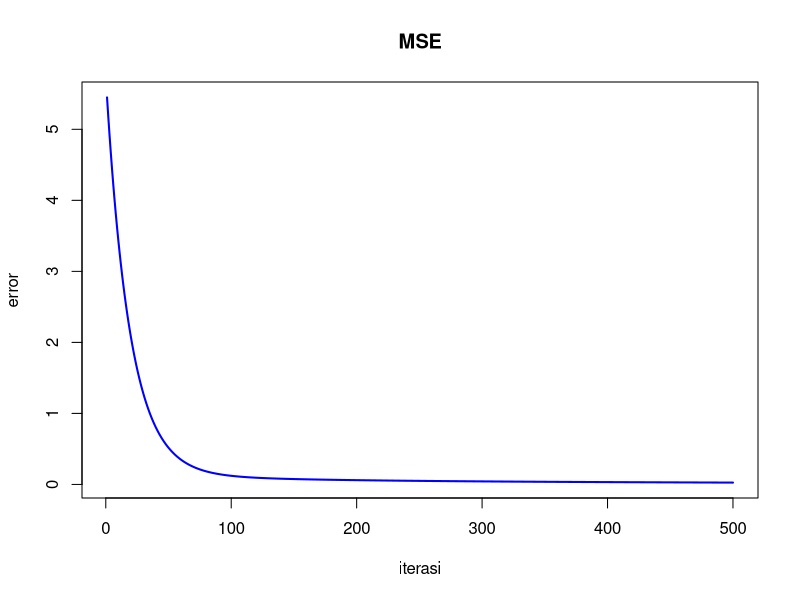
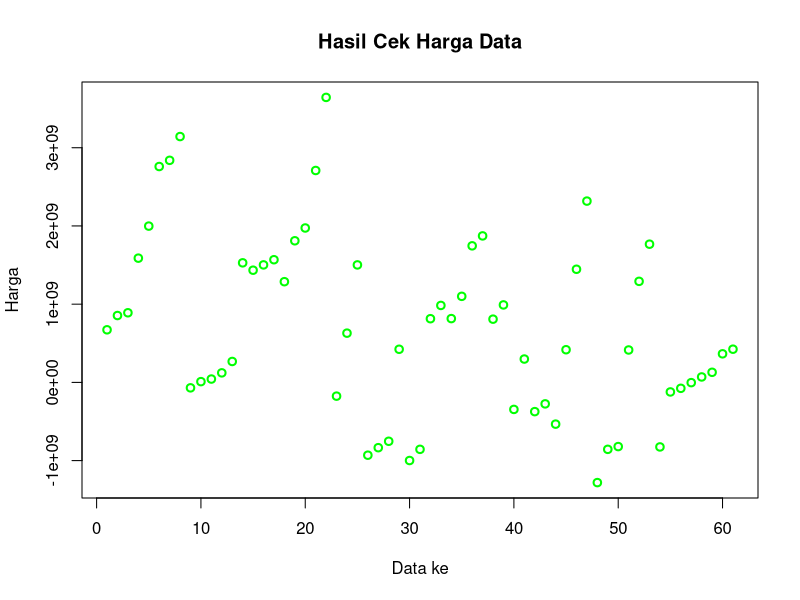

These figures' R source, in order:
####################################################################################################
#LEARNING DATA
####################################################################################################

###Baca file, normalisasi data file, deklarasi x,y,m(banyak data),alpha dan iterasi
	dataRumah = read.table(file="datasets.txt", sep="\t", header=TRUE)	
	##semua data sudah dalam numeric dan integer
	
	##Feature Scalling
	dataNormal = apply(dataRumah, MARGIN = 2, FUN = function(X) (X - min(X))/diff(range(X)))
		
	x = dataNormal [ , 1 : ncol(dataNormal)-1] 	#data input
	y = dataNormal [ , ncol(dataNormal)]			#data output (harga)
	m = length(y)
	#alpha = 0.001
	#iterasi = 500
	alpha = 0.01
	iterasi = 500
	
###Inisialisasi nilai theta awal, nantinya akan berubah seiring iterasi/learning process berlangsung
	theta = matrix(runif(1,0,1), nrow = ncol(dataNormal))	#secara random
	#theta = matrix(0, nrow = ncol(dataNormal))				#di-nol-kan semua

###xnol & jacobian(square error function) & hypothesis function
	xnol = 1
	xinput = cbind(xnol,x)	
	## untuk dikali dengan theta0(theta0 selalu dikali 1 --> theta0*1+theta1*x1+....)
	
	##hypothesis function
	hypoFunc = function(xinput, theta){
		xinput %*% theta
	}
	#plot(hypoFunc(xinput, theta), type='line', col='green', lwd=2, main='Y-->Harga', ylab='Harga', xlab='Iterasi')

	##square error function
	jacobian = function(xinput , y, theta) {
		sum( (xinput %*% theta - y)^2 ) / (2*m)
	}

###Gradient Descent & history error & plot error
	dataerror = double(iterasi)
	for (i in 1:iterasi) {
		theta = theta - alpha/m * (t(xinput) %*% (hypoFunc(xinput,theta) - y))
		dataerror[i] = jacobian(xinput, y, theta)
	}
	plot(dataerror, type='line', col='blue', lwd=2, main='MSE', ylab='error', xlab='iterasi')	
	#errornya sudah bagus karena berkurang terus dengan alpha=0.001 dan iterasi sebanyak 500 kali





####################################################################################################
#TES DATA
####################################################################################################

###Baca file data tes, normalisasi data tes
	dataTes = read.table(file="datates.txt", sep="\t", header=TRUE)	
	dataTesNormal = apply(dataTes, MARGIN = 2, FUN = function(X) (X - min(X))/diff(range(X)))	#feature scalling
	
	xtes = dataTesNormal [ , 1 : ncol(dataTesNormal)-1] 	#data tes input	
	mtes = length(xtes[,1]) #banyak data tes
	
	#x awal
	xnoltes = 1
	xinputtes = cbind(xnoltes,x)
	
	##cek data
	yHasil = double(m)
	cekData = function(xinputtes, theta){
		xinputtes %*% theta
	}
	yHasil = cekData(xinputtes, theta)
	
###bandingkan dengan dataset
	cbind(yHasil,hypoFunc(xinput,theta),y)
	
###denormalisasi
	terbesar <- max(dataRumah)
	terkecil <- min(dataRumah)
	fixYHasil <- sapply(yHasil, function(X) (X*(terbesar-terkecil)+terkecil))
	plot(fixYHasil, col='green', lwd=2, main='Hasil Cek Harga Data', ylab='Harga', xlab='Data ke')
	#harganya masih ada yg salah karena ada nilai yang minus
	
	fixYHasil